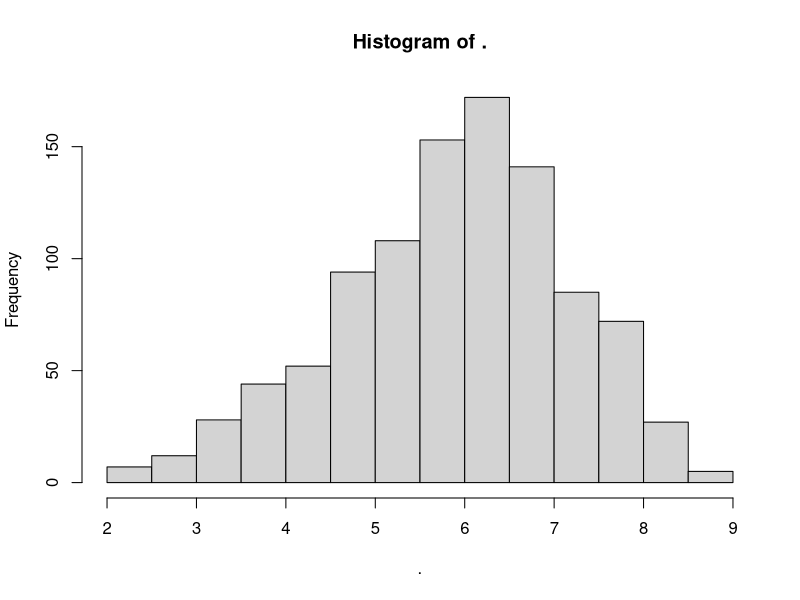

The R script that drew this image:
# Sampling distribution example

library(dplyr)

length(mtcars$mpg)

data = tibble(reps = 1:1000) %>%
  group_by(reps) %>%
  reframe(
    mu = mtcars %>% sample_n(size = 10) %>% with(mpg) %>% sd()
  )

data$mu %>% hist()
# as number of samples increases

